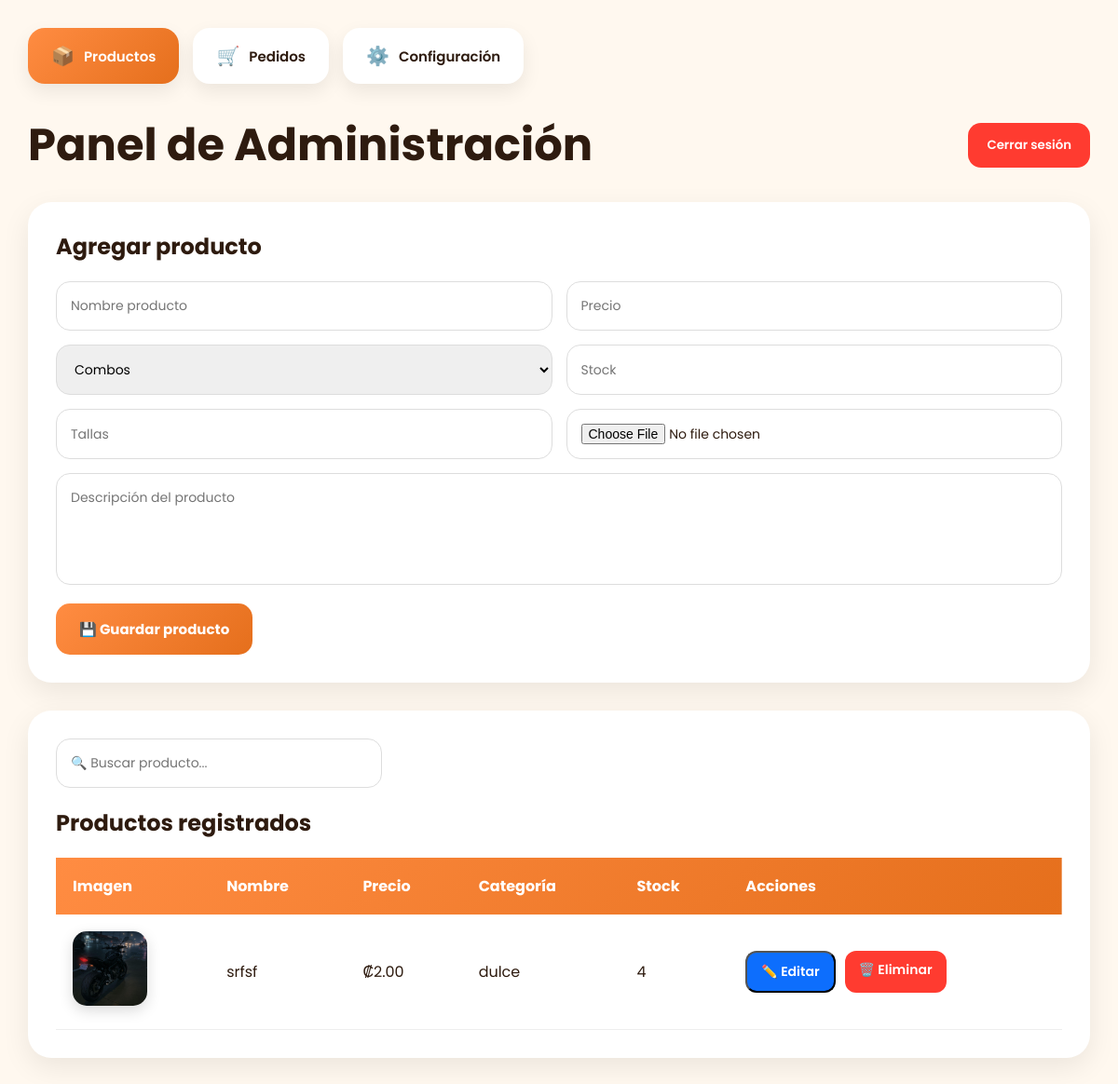
/admin-productos/ (signed in), run on an earlier commit of the app's database.
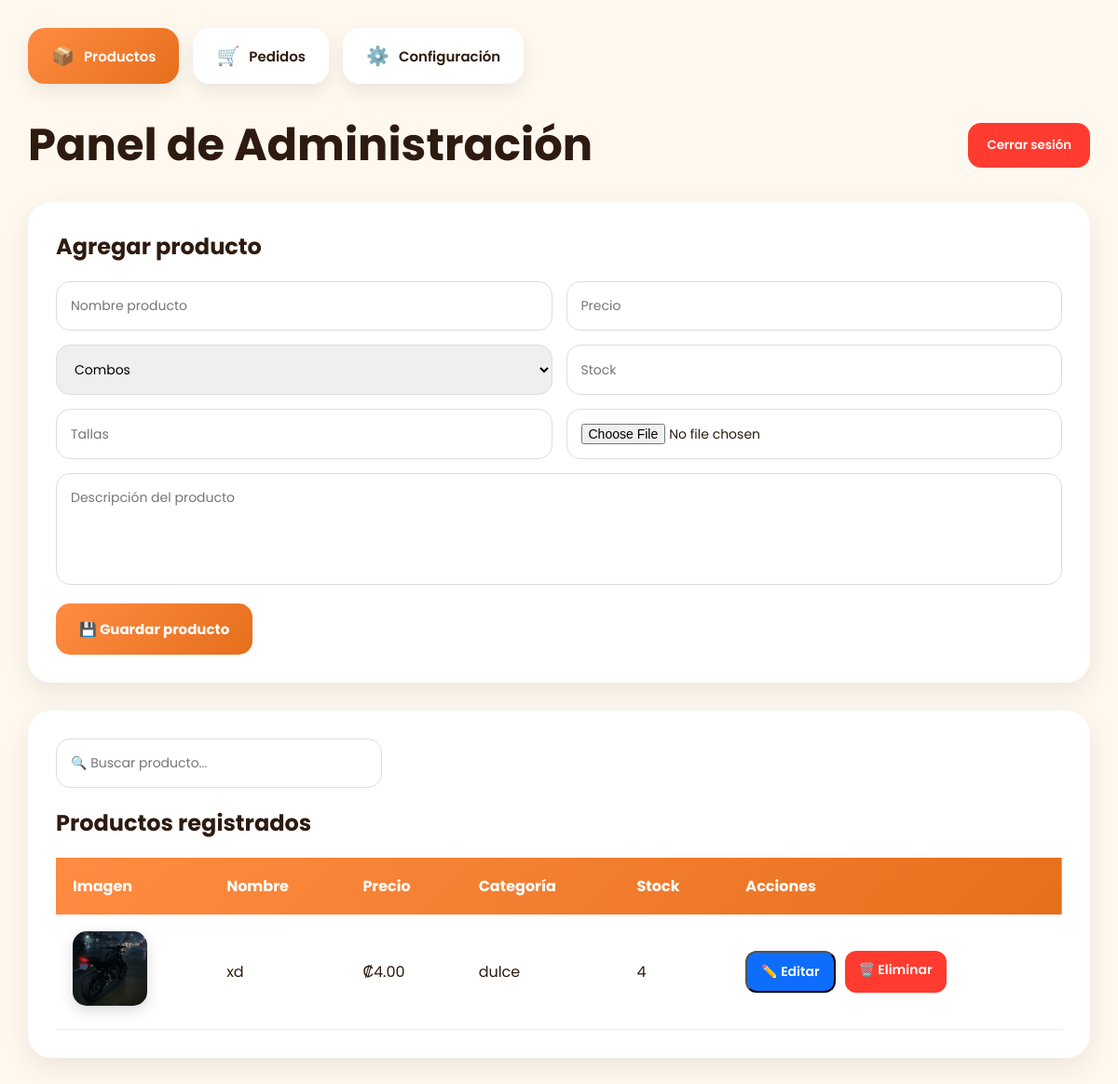
And on a later commit of the database.
### productos/models.py (models this page shows, shortened)
class Producto(models.Model):
    nombre = models.CharField(max_length=100)
    precio = models.DecimalField(
        max_digits=10,
        decimal_places=2
    )
    descripcion = models.TextField()
    categoria = models.CharField(
        max_length=50
    )
    stock = models.IntegerField()
    tallas = models.CharField(
        max_length=100,
        blank=True
    )
    imagen = models.ImageField(
        upload_to='productos/'
    )
    activo = models.BooleanField(
        default=True
    )

### productos/views.py (the view, shortened to what this page needs)
@login_required
def admin_productos(request):
    productos = Producto.objects.all()
    return render(
        request,
        'admin.html',
        {
            'productos': productos
        }
    )

### templates/admin.html (shortened to what the changed rows need)
{% load static %}
<!DOCTYPE html>
<html lang="es">
<head>
    <link rel="stylesheet" href="{% static 'css/admin.css' %}">
</head>
<body>
    <header>
        <h1>
            Panel de Administración
        </h1>
    </header>
    <div id="tab-productos">
        <div class="admin-form">
            <h2>Agregar producto</h2>
        </div>
        <div class="admin-products">
            <h2>Productos registrados</h2>
            <table class="productos-table">
                <thead>
                    <tr>
                        <th>Imagen</th>
                        <th>Nombre</th>
                        <th>Precio</th>
                        <th>Categoría</th>
                        <th>Stock</th>
                        <th>Acciones</th>
                    </tr>
                </thead>
                <tbody>
                    {% for p in productos %}
                    <tr>
                        <td>
                            <img src="{{ p.imagen.url }}" class="table-img" alt="{{ p.nombre }}">
                        </td>
                        <td>{{ p.nombre }}</td>
                        <td>₡{{ p.precio }}</td>
                        <td>{{ p.categoria }}</td>
                        <td>{{ p.stock }}</td>
                        <td>
                            <div class="acciones">
                            <button type="button" class="btn-edit"
                                onclick="abrirModal(
                                    '{{ p.id }}',
                                    '{{ p.nombre|escapejs }}',
                                    '{{ p.precio }}',
                                    '{{ p.descripcion|escapejs }}',
                                    '{{ p.categoria }}',
                                    '{{ p.stock }}',
                                    '{{ p.imagen.url }}',
                                    '{{ p.tallas|escapejs }}'
                                )">
                                    ✏️ Editar
                                </button>
                                <a href="{% url 'eliminar_producto' p.id %}" class="btn-delete"
                                    onclick="return confirm('¿Eliminar este producto?')">
                                    🗑️ Eliminar
                                </a>
                            </div>
                        </td>
                    </tr>
                    {% empty %}
                    <tr>
                        <td colspan="6">
                            No hay productos registrados.
                        </td>
                    </tr>
                    {% endfor %}
                </tbody>
            </table>
        </div>
    </div>
</body>
</html>

What changed in the data, as far as the page shows it:
changed Producto "dulce": nombre "srfsf" → "xd"; precio "2.00" → "4.00"
